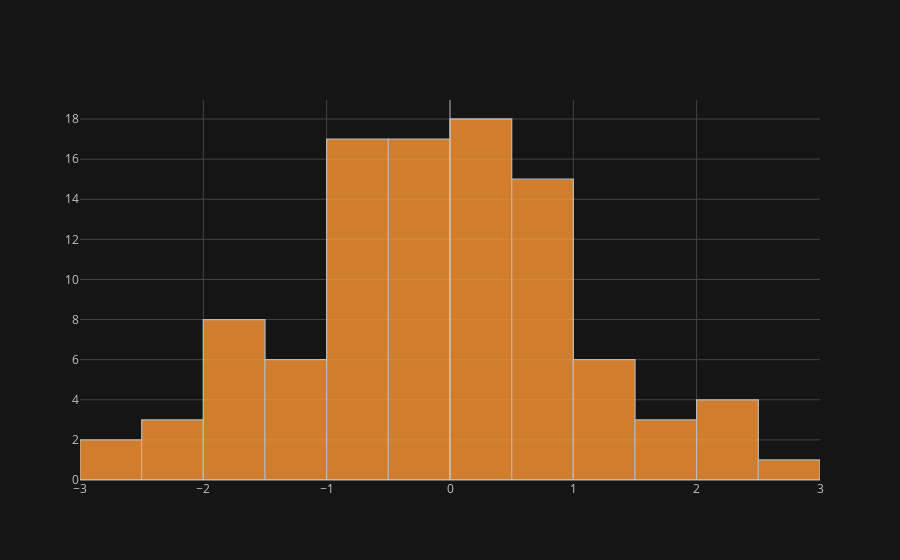

The code cell stored with this chart in its notebook:
### Code cell
df["A"].iplot(kind='hist',bins=25)

### Figure 1 — Plotly figure (JSON) as saved in the notebook; plotly's stock layout.template omitted (floating-point values rounded to 4 significant figures)
{"data": [{"histfunc": "count", "histnorm": "", "marker": {"color": "rgba(255, 153, 51, 1.0)", "line": {"color": "#D9D9D9", "width": 1.3}}, "name": "A", "nbinsx": 25, "opacity": 0.8, "orientation": "v", "type": "histogram", "x": [0.07714, 0.8833, -0.5387, 0.3139, -2.255, 0.3377, -0.2027, -0.6962, 0.1298, -0.5363, -0.6809, -1.951, -1.08, -1.763, -0.3503, -0.2905, -1.762, -0.4307, -2.739, -0.408, -0.5119, 1.939, -0.5119, 0.7632, 0.2833, -2.133, -0.01199, -0.7259, 0.2339, -2.58, -0.1453, 0.1017, 2.183, 0.6195, -1.972, -0.0002523, 0.4543, 2.03, 1.669, 2.088, -1.22, -0.8443, -0.182, 0.7684, -1.713, -0.7792, -0.347, 0.7816, 1.086, -1.395, 0.4514, -0.4735, -1.763, 0.4252, 0.1139, 0.4703, 1.049, 0.7965, -0.8752, -0.626, 0.957, 2.164, 0.6569, 0.5008, 0.6327, -1.205, 0.0905, -0.7837, -0.6313, 0.1559, 1.037, 0.5106, 0.266, 0.8551, 0.05479, 1.008, -1.687, -0.3002, -0.09245, -0.272, 0.1673, 0.3186, 2.982, 1.342, -2.101, -0.5661, 0.743, -0.5995, -1.601, -0.1233, 0.6795, 0.7966, -0.6307, 1.805, -1.397, -0.1669, -1.088, 1.135, -0.4759, -0.6202]}], "layout": {"barmode": "overlay", "legend": {"bgcolor": "#151516", "font": {"color": "#D9D9D9"}}, "paper_bgcolor": "#151516", "plot_bgcolor": "#151516", "title": {"font": {"color": "#D9D9D9"}}, "xaxis": {"gridcolor": "#434343", "showgrid": true, "tickfont": {"color": "#C2C2C2"}, "title": {"font": {"color": "#D9D9D9"}, "text": ""}, "zerolinecolor": "#666570"}, "yaxis": {"gridcolor": "#434343", "showgrid": true, "tickfont": {"color": "#C2C2C2"}, "title": {"font": {"color": "#D9D9D9"}, "text": ""}, "zerolinecolor": "#666570"}}}
